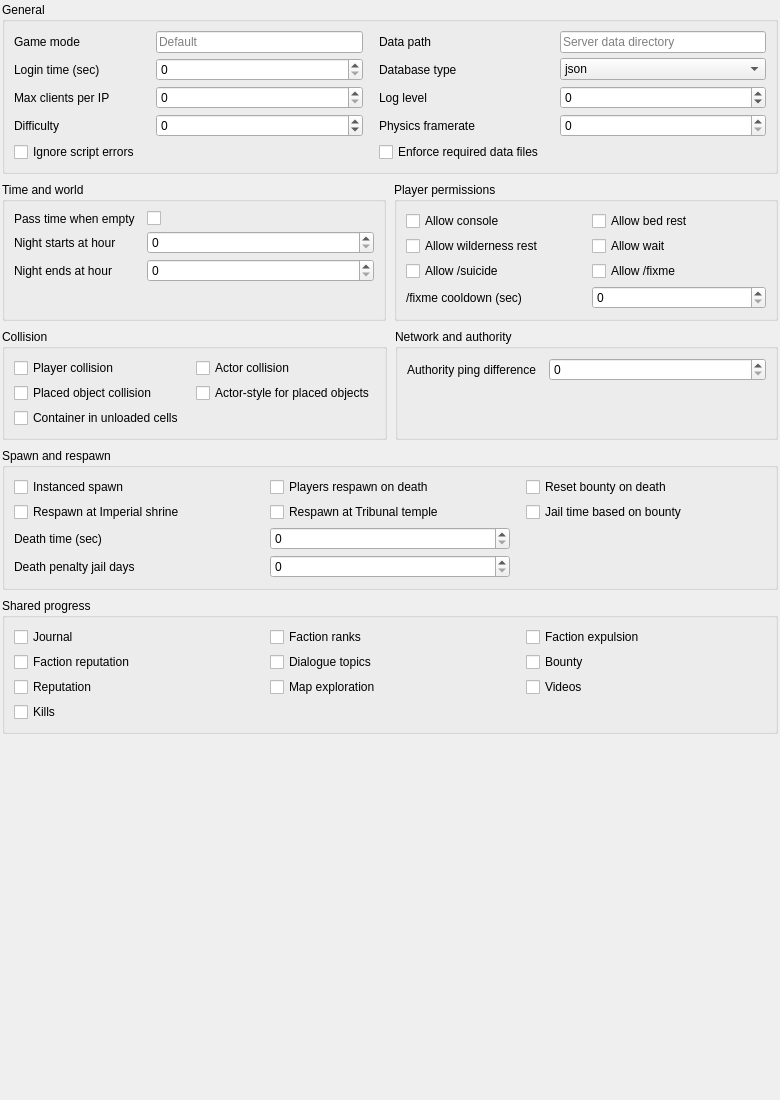
             <widget class="QWidget" name="serverSettingsScrollAreaWidgetContents">
              <property name="geometry">
               <rect><x>0</x><y>0</y><width>780</width><height>1100</height></rect>
              </property>
              <layout class="QVBoxLayout" name="serverSettingsFormLayout">
               <property name="spacing"><number>8</number></property>
               <property name="leftMargin"><number>2</number></property>
               <property name="topMargin"><number>2</number></property>
               <property name="rightMargin"><number>2</number></property>
               <property name="bottomMargin"><number>2</number></property>

               <!-- General group: 2-column grid layout -->
               <item>
                <widget class="QGroupBox" name="generalSettingsGroupBox">
                 <property name="title"><string>General</string></property>
                 <layout class="QGridLayout" name="generalSettingsGridLayout">
                  <property name="horizontalSpacing"><number>16</number></property>
                  <property name="verticalSpacing"><number>5</number></property>
                  <!-- Left column -->
                  <item row="0" column="0"><widget class="QLabel" name="label_gameMode"><property name="text"><string>Game mode</string></property></widget></item>
                  <item row="0" column="1"><widget class="QLineEdit" name="gameModeEdit"><property name="placeholderText"><string>Default</string></property></widget></item>
                  <item row="1" column="0"><widget class="QLabel" name="label_loginTime"><property name="text"><string>Login time (sec)</string></property></widget></item>
                  <item row="1" column="1"><widget class="QSpinBox" name="loginTimeSpinBox"><property name="maximum"><number>3600</number></property></widget></item>
                  <item row="2" column="0"><widget class="QLabel" name="label_maxClientsPerIP"><property name="text"><string>Max clients per IP</string></property></widget></item>
                  <item row="2" column="1"><widget class="QSpinBox" name="maxClientsPerIPSpinBox"><property name="maximum"><number>128</number></property></widget></item>
                  <item row="3" column="0"><widget class="QLabel" name="label_difficulty"><property name="text"><string>Difficulty</string></property></widget></item>
                  <item row="3" column="1"><widget class="QSpinBox" name="difficultySpinBox"><property name="minimum"><number>-1000</number></property><property name="maximum"><number>1000</number></property></widget></item>
                  <!-- Right column -->
                  <item row="0" column="2"><widget class="QLabel" name="label_dataPath"><property name="text"><string>Data path</string></property></widget></item>
                  <item row="0" column="3"><widget class="QLineEdit" name="dataPathEdit"><property name="placeholderText"><string>Server data directory</string></property></widget></item>
                  <item row="1" column="2"><widget class="QLabel" name="label_databaseType"><property name="text"><string>Database type</string></property></widget></item>
                  <item row="1" column="3"><widget class="QComboBox" name="databaseTypeComboBox"><item><property name="text"><string>json</string></property><property name="userData" stdset="0"><string>json</string></property></item><item><property name="text"><string>sqlite3</string></property><property name="userData" stdset="0"><string>sqlite3</string></property></item></widget></item>
                  <item row="2" column="2"><widget class="QLabel" name="label_enforcedLogLevel"><property name="text"><string>Log level</string></property></widget></item>
                  <item row="2" column="3"><widget class="QSpinBox" name="enforcedLogLevelSpinBox"><property name="minimum"><number>-1</number></property><property name="maximum"><number>10</number></property></widget></item>
                  <item row="3" column="2"><widget class="QLabel" name="label_physicsFramerate"><property name="text"><string>Physics framerate</string></property></widget></item>
                  <item row="3" column="3"><widget class="QSpinBox" name="physicsFramerateSpinBox"><property name="maximum"><number>1000</number></property></widget></item>
                  <!-- Ignore scripts spans full width -->
                  <item row="4" column="0"><widget class="QCheckBox" name="ignoreScriptErrorsCheckBox"><property name="text"><string>Ignore script errors</string></property></widget></item>
                  <item row="4" column="2"><widget class="QCheckBox" name="enforceDataFilesCheckBox"><property name="text"><string>Enforce required data files</string></property></widget></item>
                 </layout>
                </widget>
               </item>

               <!-- Time + Permissions side-by-side -->
               <item>
                <layout class="QHBoxLayout" name="timePermissionsRow">
                 <property name="spacing"><number>8</number></property>
                 <item>
                  <widget class="QGroupBox" name="timeSettingsGroupBox">
                   <property name="title"><string>Time and world</string></property>
                   <layout class="QFormLayout" name="timeSettingsFormLayout">
                    <property name="horizontalSpacing"><number>12</number></property>
                    <property name="verticalSpacing"><number>5</number></property>
                    <item row="0" column="0"><widget class="QLabel" name="label_passTimeWhenEmpty"><property name="text"><string>Pass time when empty</string></property></widget></item>
                    <item row="0" column="1"><widget class="QCheckBox" name="passTimeWhenEmptyCheckBox"><property name="text"><string/></property></widget></item>
                    <item row="1" column="0"><widget class="QLabel" name="label_nightStart"><property name="text"><string>Night starts at hour</string></property></widget></item>
                    <item row="1" column="1"><widget class="QSpinBox" name="nightStartHourSpinBox"><property name="maximum"><number>23</number></property></widget></item>
                    <item row="2" column="0"><widget class="QLabel" name="label_nightEnd"><property name="text"><string>Night ends at hour</string></property></widget></item>
                    <item row="2" column="1"><widget class="QSpinBox" name="nightEndHourSpinBox"><property name="maximum"><number>23</number></property></widget></item>
                   </layout>
                  </widget>
                 </item>
                 <item>
                  <widget class="QGroupBox" name="playerPermissionsGroupBox">
                   <property name="title"><string>Player permissions</string></property>
                   <layout class="QGridLayout" name="playerPermissionsGridLayout">
                    <property name="horizontalSpacing"><number>12</number></property>
                    <property name="verticalSpacing"><number>5</number></property>
                    <item row="0" column="0"><widget class="QCheckBox" name="allowConsoleCheckBox"><property name="text"><string>Allow console</string></property></widget></item>
                    <item row="0" column="1"><widget class="QCheckBox" name="allowBedRestCheckBox"><property name="text"><string>Allow bed rest</string></property></widget></item>
                    <item row="1" column="0"><widget class="QCheckBox" name="allowWildernessRestCheckBox"><property name="text"><string>Allow wilderness rest</string></property></widget></item>
                    <item row="1" column="1"><widget class="QCheckBox" name="allowWaitCheckBox"><property name="text"><string>Allow wait</string></property></widget></item>
                    <item row="2" column="0"><widget class="QCheckBox" name="allowSuicideCommandCheckBox"><property name="text"><string>Allow /suicide</string></property></widget></item>
                    <item row="2" column="1"><widget class="QCheckBox" name="allowFixmeCommandCheckBox"><property name="text"><string>Allow /fixme</string></property></widget></item>
                    <item row="3" column="0"><widget class="QLabel" name="label_fixmeInterval"><property name="text"><string>/fixme cooldown (sec)</string></property></widget></item>
                    <item row="3" column="1"><widget class="QSpinBox" name="fixmeIntervalSpinBox"><property name="maximum"><number>3600</number></property></widget></item>
                   </layout>
                  </widget>
                 </item>
                </layout>
               </item>

               <!-- Collision + Network side-by-side -->
               <item>
                <layout class="QHBoxLayout" name="collisionNetworkRow">
                 <property name="spacing"><number>8</number></property>
                 <item>
                  <widget class="QGroupBox" name="collisionGroupBox">
                   <property name="title"><string>Collision</string></property>
                   <layout class="QGridLayout" name="collisionGridLayout">
                    <property name="horizontalSpacing"><number>12</number></property>
                    <property name="verticalSpacing"><number>5</number></property>
                    <item row="0" column="0"><widget class="QCheckBox" name="enablePlayerCollisionCheckBox"><property name="text"><string>Player collision</string></property></widget></item>
                    <item row="0" column="1"><widget class="QCheckBox" name="enableActorCollisionCheckBox"><property name="text"><string>Actor collision</string></property></widget></item>
                    <item row="1" column="0"><widget class="QCheckBox" name="enablePlacedObjectCollisionCheckBox"><property name="text"><string>Placed object collision</string></property></widget></item>
                    <item row="1" column="1"><widget class="QCheckBox" name="useActorCollisionForPlacedObjectsCheckBox"><property name="text"><string>Actor-style for placed objects</string></property></widget></item>
                    <item row="2" column="0"><widget class="QCheckBox" name="allowOnContainerForUnloadedCellsCheckBox"><property name="text"><string>Container in unloaded cells</string></property></widget></item>
                   </layout>
                  </widget>
                 </item>
                 <item>
                  <widget class="QGroupBox" name="networkGroupBox">
                   <property name="title"><string>Network and authority</string></property>
                   <layout class="QFormLayout" name="networkFormLayout">
                    <property name="horizontalSpacing"><number>12</number></property>
                    <property name="verticalSpacing"><number>5</number></property>
                    <item row="0" column="0"><widget class="QLabel" name="label_pingDifference"><property name="text"><string>Authority ping difference</string></property></widget></item>
                    <item row="0" column="1"><widget class="QSpinBox" name="pingDifferenceSpinBox"><property name="maximum"><number>10000</number></property></widget></item>
                   </layout>
                  </widget>
                 </item>
                </layout>
               </item>

               <!-- Spawn and respawn full-width -->
               <item>
                <widget class="QGroupBox" name="spawnAndRespawnGroupBox">
                 <property name="title"><string>Spawn and respawn</string></property>
                 <layout class="QGridLayout" name="spawnAndRespawnGridLayout">
                  <property name="horizontalSpacing"><number>16</number></property>
                  <property name="verticalSpacing"><number>5</number></property>
                  <item row="0" column="0"><widget class="QCheckBox" name="useInstancedSpawnCheckBox"><property name="text"><string>Instanced spawn</string></property></widget></item>
                  <item row="0" column="1"><widget class="QCheckBox" name="playersRespawnCheckBox"><property name="text"><string>Players respawn on death</string></property></widget></item>
                  <item row="0" column="2"><widget class="QCheckBox" name="bountyResetOnDeathCheckBox"><property name="text"><string>Reset bounty on death</string></property></widget></item>
                  <item row="1" column="0"><widget class="QCheckBox" name="respawnAtImperialShrineCheckBox"><property name="text"><string>Respawn at Imperial shrine</string></property></widget></item>
                  <item row="1" column="1"><widget class="QCheckBox" name="respawnAtTribunalTempleCheckBox"><property name="text"><string>Respawn at Tribunal temple</string></property></widget></item>
                  <item row="1" column="2"><widget class="QCheckBox" name="bountyDeathPenaltyCheckBox"><property name="text"><string>Jail time based on bounty</string></property></widget></item>
                  <item row="2" column="0"><widget class="QLabel" name="label_deathTime"><property name="text"><string>Death time (sec)</string></property></widget></item>
                  <item row="2" column="1"><widget class="QSpinBox" name="deathTimeSpinBox"><property name="maximum"><number>3600</number></property></widget></item>
                  <item row="3" column="0"><widget class="QLabel" name="label_deathPenaltyJailDays"><property name="text"><string>Death penalty jail days</string></property></widget></item>
                  <item row="3" column="1"><widget class="QSpinBox" name="deathPenaltyJailDaysSpinBox"><property name="maximum"><number>3650</number></property></widget></item>
                 </layout>
                </widget>
               </item>

               <!-- Shared progress full-width -->
               <item>
                <widget class="QGroupBox" name="sharingGroupBox">
                 <property name="title"><string>Shared progress</string></property>
                 <layout class="QGridLayout" name="sharingGridLayout">
                  <property name="horizontalSpacing"><number>16</number></property>
                  <property name="verticalSpacing"><number>5</number></property>
                  <item row="0" column="0"><widget class="QCheckBox" name="shareJournalCheckBox"><property name="text"><string>Journal</string></property></widget></item>
                  <item row="0" column="1"><widget class="QCheckBox" name="shareFactionRanksCheckBox"><property name="text"><string>Faction ranks</string></property></widget></item>
                  <item row="0" column="2"><widget class="QCheckBox" name="shareFactionExpulsionCheckBox"><property name="text"><string>Faction expulsion</string></property></widget></item>
                  <item row="1" column="0"><widget class="QCheckBox" name="shareFactionReputationCheckBox"><property name="text"><string>Faction reputation</string></property></widget></item>
                  <item row="1" column="1"><widget class="QCheckBox" name="shareTopicsCheckBox"><property name="text"><string>Dialogue topics</string></property></widget></item>
                  <item row="1" column="2"><widget class="QCheckBox" name="shareBountyCheckBox"><property name="text"><string>Bounty</string></property></widget></item>
                  <item row="2" column="0"><widget class="QCheckBox" name="shareReputationCheckBox"><property name="text"><string>Reputation</string></property></widget></item>
                  <item row="2" column="1"><widget class="QCheckBox" name="shareMapExplorationCheckBox"><property name="text"><string>Map exploration</string></property></widget></item>
                  <item row="2" column="2"><widget class="QCheckBox" name="shareVideosCheckBox"><property name="text"><string>Videos</string></property></widget></item>
                  <item row="3" column="0"><widget class="QCheckBox" name="shareKillsCheckBox"><property name="text"><string>Kills</string></property></widget></item>
                 </layout>
                </widget>
               </item>

               <item>
                <spacer name="verticalSpacerFormBottom">
                 <property name="orientation"><enum>Qt::Vertical</enum></property>
                 <property name="sizeHint" stdset="0"><size><width>20</width><height>20</height></size></property>
                </spacer>
               </item>
              </layout>
             </widget>
